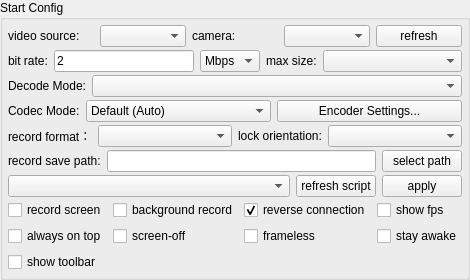
       <widget class="QGroupBox" name="configGroupBox">
        <property name="sizePolicy">
         <sizepolicy hsizetype="Preferred" vsizetype="Preferred">
          <horstretch>0</horstretch>
          <verstretch>0</verstretch>
         </sizepolicy>
        </property>
        <property name="title">
         <string>Start Config</string>
        </property>
        <layout class="QVBoxLayout" name="verticalLayout_3">
         <property name="spacing">
          <number>3</number>
         </property>
         <property name="leftMargin">
          <number>5</number>
         </property>
         <property name="topMargin">
          <number>5</number>
         </property>
         <property name="rightMargin">
          <number>5</number>
         </property>
         <property name="bottomMargin">
          <number>5</number>
         </property>
         <item>
          <widget class="QWidget" name="videoSourceWidget" native="true">
           <layout class="QHBoxLayout" name="videoSourceLayout">
            <property name="leftMargin">
             <number>0</number>
            </property>
            <property name="topMargin">
             <number>0</number>
            </property>
            <property name="rightMargin">
             <number>0</number>
            </property>
            <property name="bottomMargin">
             <number>0</number>
            </property>
            <item>
             <widget class="QLabel" name="videoSourceLabel">
              <property name="text">
               <string>video source:</string>
              </property>
             </widget>
            </item>
            <item>
             <widget class="QComboBox" name="videoSourceBox"/>
            </item>
            <item>
             <widget class="QLabel" name="cameraFacingLabel">
              <property name="text">
               <string>camera:</string>
              </property>
             </widget>
            </item>
            <item>
             <widget class="QComboBox" name="cameraFacingBox"/>
            </item>
            <item>
             <widget class="QPushButton" name="refreshCameraBtn">
              <property name="text">
               <string>refresh</string>
              </property>
             </widget>
            </item>
           </layout>
          </widget>
         </item>
         <item>
          <widget class="QWidget" name="configWidget1" native="true">
           <property name="sizePolicy">
            <sizepolicy hsizetype="Preferred" vsizetype="Preferred">
             <horstretch>0</horstretch>
             <verstretch>0</verstretch>
            </sizepolicy>
           </property>
           <layout class="QHBoxLayout" name="horizontalLayout_5">
            <property name="leftMargin">
             <number>0</number>
            </property>
            <property name="topMargin">
             <number>0</number>
            </property>
            <property name="rightMargin">
             <number>0</number>
            </property>
            <property name="bottomMargin">
             <number>0</number>
            </property>
            <item>
             <widget class="QLabel" name="label_3">
              <property name="sizePolicy">
               <sizepolicy hsizetype="Maximum" vsizetype="Preferred">
                <horstretch>0</horstretch>
                <verstretch>0</verstretch>
               </sizepolicy>
              </property>
              <property name="text">
               <string>bit rate:</string>
              </property>
             </widget>
            </item>
            <item>
             <widget class="QLineEdit" name="bitRateEdit">
              <property name="sizePolicy">
               <sizepolicy hsizetype="Preferred" vsizetype="Preferred">
                <horstretch>0</horstretch>
                <verstretch>0</verstretch>
               </sizepolicy>
              </property>
              <property name="text">
               <string notr="true">2</string>
              </property>
             </widget>
            </item>
            <item>
             <widget class="QComboBox" name="bitRateBox">
              <property name="sizePolicy">
               <sizepolicy hsizetype="Maximum" vsizetype="Preferred">
                <horstretch>0</horstretch>
                <verstretch>0</verstretch>
               </sizepolicy>
              </property>
              <property name="toolTip">
               <string/>
              </property>
              <property name="currentText">
               <string notr="true">Mbps</string>
              </property>
              <item>
               <property name="text">
                <string notr="true">Mbps</string>
               </property>
              </item>
              <item>
               <property name="text">
                <string notr="true">Kbps</string>
               </property>
              </item>
             </widget>
            </item>
            <item>
             <widget class="QLabel" name="label_4">
              <property name="sizePolicy">
               <sizepolicy hsizetype="Maximum" vsizetype="Preferred">
                <horstretch>0</horstretch>
                <verstretch>0</verstretch>
               </sizepolicy>
              </property>
              <property name="text">
               <string>max size:</string>
              </property>
             </widget>
            </item>
            <item>
             <widget class="QComboBox" name="maxSizeBox">
              <property name="sizePolicy">
               <sizepolicy hsizetype="Preferred" vsizetype="Preferred">
                <horstretch>0</horstretch>
                <verstretch>0</verstretch>
               </sizepolicy>
              </property>
              <property name="toolTip">
               <string/>
              </property>
             </widget>
            </item>
           </layout>
          </widget>
         </item>
         <item>
          <widget class="QWidget" name="configWidget6" native="true">
           <property name="sizePolicy">
            <sizepolicy hsizetype="Preferred" vsizetype="Preferred">
             <horstretch>0</horstretch>
             <verstretch>0</verstretch>
            </sizepolicy>
           </property>
           <layout class="QHBoxLayout" name="horizontalLayout_14">
            <property name="leftMargin">
             <number>0</number>
            </property>
            <property name="topMargin">
             <number>0</number>
            </property>
            <property name="rightMargin">
             <number>0</number>
            </property>
            <property name="bottomMargin">
             <number>0</number>
            </property>
            <item>
             <widget class="QLabel" name="decodeModeLabel">
              <property name="sizePolicy">
               <sizepolicy hsizetype="Maximum" vsizetype="Preferred">
                <horstretch>0</horstretch>
                <verstretch>0</verstretch>
               </sizepolicy>
              </property>
              <property name="text">
               <string>Decode Mode:</string>
              </property>
             </widget>
            </item>
            <item>
             <widget class="QComboBox" name="decodeModeBox">
              <property name="sizePolicy">
               <sizepolicy hsizetype="MinimumExpanding" vsizetype="Preferred">
                <horstretch>0</horstretch>
                <verstretch>0</verstretch>
               </sizepolicy>
              </property>
              <property name="toolTip">
               <string>FFmpeg: better compatibility; VideoToolbox: Apple Silicon only</string>
              </property>
             </widget>
            </item>
           </layout>
          </widget>
         </item>
         <item>
          <widget class="QWidget" name="configWidgetCodec" native="true">
           <property name="sizePolicy">
            <sizepolicy hsizetype="Preferred" vsizetype="Preferred">
             <horstretch>0</horstretch>
             <verstretch>0</verstretch>
            </sizepolicy>
           </property>
           <layout class="QHBoxLayout" name="horizontalLayout_codec">
            <property name="leftMargin">
             <number>0</number>
            </property>
            <property name="topMargin">
             <number>0</number>
            </property>
            <property name="rightMargin">
             <number>0</number>
            </property>
            <property name="bottomMargin">
             <number>0</number>
            </property>
            <item>
             <widget class="QLabel" name="label_codecMode">
              <property name="sizePolicy">
               <sizepolicy hsizetype="Maximum" vsizetype="Preferred">
                <horstretch>0</horstretch>
                <verstretch>0</verstretch>
               </sizepolicy>
              </property>
              <property name="text">
               <string>Codec Mode:</string>
              </property>
             </widget>
            </item>
            <item>
             <widget class="QComboBox" name="codecModeBox">
              <property name="sizePolicy">
               <sizepolicy hsizetype="Preferred" vsizetype="Preferred">
                <horstretch>0</horstretch>
                <verstretch>0</verstretch>
               </sizepolicy>
              </property>
              <property name="toolTip">
               <string>Encoder selection: Default uses system auto-select; presets enable vendor-specific tuning.</string>
              </property>
              <item>
               <property name="text">
                <string>Default (Auto)</string>
               </property>
              </item>
             </widget>
            </item>
            <item>
             <widget class="QPushButton" name="presetConfigBtn">
              <property name="toolTip">
               <string>Open encoder advanced settings: optimization levels for visual quality and performance.</string>
              </property>
              <property name="text">
               <string>Encoder Settings...</string>
              </property>
             </widget>
            </item>
           </layout>
          </widget>
         </item>
         <item>
          <widget class="QWidget" name="configWidget5" native="true">
           <property name="sizePolicy">
            <sizepolicy hsizetype="Preferred" vsizetype="Preferred">
             <horstretch>0</horstretch>
             <verstretch>0</verstretch>
            </sizepolicy>
           </property>
           <layout class="QHBoxLayout" name="horizontalLayout_7">
            <property name="leftMargin">
             <number>0</number>
            </property>
            <property name="topMargin">
             <number>0</number>
            </property>
            <property name="rightMargin">
             <number>0</number>
            </property>
            <property name="bottomMargin">
             <number>0</number>
            </property>
            <item>
             <widget class="QLabel" name="label_6">
              <property name="sizePolicy">
               <sizepolicy hsizetype="Maximum" vsizetype="Preferred">
                <horstretch>0</horstretch>
                <verstretch>0</verstretch>
               </sizepolicy>
              </property>
              <property name="text">
               <string>record format：</string>
              </property>
             </widget>
            </item>
            <item>
             <widget class="QComboBox" name="formatBox">
              <property name="sizePolicy">
               <sizepolicy hsizetype="Preferred" vsizetype="Preferred">
                <horstretch>0</horstretch>
                <verstretch>0</verstretch>
               </sizepolicy>
              </property>
             </widget>
            </item>
            <item>
             <widget class="QLabel" name="label_8">
              <property name="sizePolicy">
               <sizepolicy hsizetype="Maximum" vsizetype="Preferred">
                <horstretch>0</horstretch>
                <verstretch>0</verstretch>
               </sizepolicy>
              </property>
              <property name="text">
               <string>lock orientation:</string>
              </property>
             </widget>
            </item>
            <item>
             <widget class="QComboBox" name="lockOrientationBox">
              <property name="sizePolicy">
               <sizepolicy hsizetype="Preferred" vsizetype="Preferred">
                <horstretch>0</horstretch>
                <verstretch>0</verstretch>
               </sizepolicy>
              </property>
             </widget>
            </item>
           </layout>
          </widget>
         </item>
         <item>
          <widget class="QWidget" name="configWidget2" native="true">
           <property name="sizePolicy">
            <sizepolicy hsizetype="Preferred" vsizetype="Preferred">
             <horstretch>0</horstretch>
             <verstretch>0</verstretch>
            </sizepolicy>
           </property>
           <layout class="QHBoxLayout" name="horizontalLayout_6">
            <property name="leftMargin">
             <number>0</number>
            </property>
            <property name="topMargin">
             <number>0</number>
            </property>
            <property name="rightMargin">
             <number>0</number>
            </property>
            <property name="bottomMargin">
             <number>0</number>
            </property>
            <item>
             <widget class="QLabel" name="label_5">
              <property name="sizePolicy">
               <sizepolicy hsizetype="Preferred" vsizetype="Preferred">
                <horstretch>0</horstretch>
                <verstretch>0</verstretch>
               </sizepolicy>
              </property>
              <property name="text">
               <string>record save path:</string>
              </property>
              <property name="buddy">
               <cstring>recordPathEdt</cstring>
              </property>
             </widget>
            </item>
            <item>
             <widget class="QLineEdit" name="recordPathEdt">
              <property name="sizePolicy">
               <sizepolicy hsizetype="MinimumExpanding" vsizetype="Preferred">
                <horstretch>0</horstretch>
                <verstretch>0</verstretch>
               </sizepolicy>
              </property>
              <property name="readOnly">
               <bool>true</bool>
              </property>
             </widget>
            </item>
            <item>
             <widget class="QPushButton" name="selectRecordPathBtn">
              <property name="sizePolicy">
               <sizepolicy hsizetype="Preferred" vsizetype="Preferred">
                <horstretch>0</horstretch>
                <verstretch>0</verstretch>
               </sizepolicy>
              </property>
              <property name="text">
               <string>select path</string>
              </property>
              <property name="autoDefault">
               <bool>false</bool>
              </property>
             </widget>
            </item>
           </layout>
          </widget>
         </item>
         <item>
          <widget class="QWidget" name="configWidget4" native="true">
           <property name="sizePolicy">
            <sizepolicy hsizetype="Preferred" vsizetype="Preferred">
             <horstretch>0</horstretch>
             <verstretch>0</verstretch>
            </sizepolicy>
           </property>
           <layout class="QHBoxLayout" name="horizontalLayout_8">
            <property name="leftMargin">
             <number>0</number>
            </property>
            <property name="topMargin">
             <number>0</number>
            </property>
            <property name="rightMargin">
             <number>0</number>
            </property>
            <property name="bottomMargin">
             <number>0</number>
            </property>
            <item>
             <widget class="QComboBox" name="gameBox">
              <property name="sizePolicy">
               <sizepolicy hsizetype="MinimumExpanding" vsizetype="Preferred">
                <horstretch>0</horstretch>
                <verstretch>0</verstretch>
               </sizepolicy>
              </property>
             </widget>
            </item>
            <item>
             <widget class="QPushButton" name="refreshGameScriptBtn">
              <property name="sizePolicy">
               <sizepolicy hsizetype="Preferred" vsizetype="Preferred">
                <horstretch>0</horstretch>
                <verstretch>0</verstretch>
               </sizepolicy>
              </property>
              <property name="text">
               <string>refresh script</string>
              </property>
             </widget>
            </item>
            <item>
             <widget class="QPushButton" name="applyScriptBtn">
              <property name="sizePolicy">
               <sizepolicy hsizetype="Preferred" vsizetype="Preferred">
                <horstretch>0</horstretch>
                <verstretch>0</verstretch>
               </sizepolicy>
              </property>
              <property name="text">
               <string>apply</string>
              </property>
             </widget>
            </item>
           </layout>
          </widget>
         </item>
         <item>
          <widget class="QWidget" name="configWidget3" native="true">
           <property name="sizePolicy">
            <sizepolicy hsizetype="Preferred" vsizetype="Preferred">
             <horstretch>0</horstretch>
             <verstretch>0</verstretch>
            </sizepolicy>
           </property>
           <layout class="QGridLayout" name="gridLayout">
            <property name="leftMargin">
             <number>0</number>
            </property>
            <property name="topMargin">
             <number>0</number>
            </property>
            <property name="rightMargin">
             <number>0</number>
            </property>
            <property name="bottomMargin">
             <number>0</number>
            </property>
            <item row="0" column="4">
             <widget class="QCheckBox" name="fpsCheck">
              <property name="sizePolicy">
               <sizepolicy hsizetype="Preferred" vsizetype="Preferred">
                <horstretch>0</horstretch>
                <verstretch>0</verstretch>
               </sizepolicy>
              </property>
              <property name="text">
               <string>show fps</string>
              </property>
             </widget>
            </item>
            <item row="0" column="1">
             <widget class="QCheckBox" name="notDisplayCheck">
              <property name="sizePolicy">
               <sizepolicy hsizetype="Preferred" vsizetype="Preferred">
                <horstretch>0</horstretch>
                <verstretch>0</verstretch>
               </sizepolicy>
              </property>
              <property name="text">
               <string>background record</string>
              </property>
              <property name="checkable">
               <bool>false</bool>
              </property>
             </widget>
            </item>
            <item row="1" column="0">
             <widget class="QCheckBox" name="alwaysTopCheck">
              <property name="sizePolicy">
               <sizepolicy hsizetype="Preferred" vsizetype="Preferred">
                <horstretch>0</horstretch>
                <verstretch>0</verstretch>
               </sizepolicy>
              </property>
              <property name="text">
               <string>always on top</string>
              </property>
              <property name="checked">
               <bool>false</bool>
              </property>
             </widget>
            </item>
            <item row="0" column="0">
             <widget class="QCheckBox" name="recordScreenCheck">
              <property name="sizePolicy">
               <sizepolicy hsizetype="Preferred" vsizetype="Preferred">
                <horstretch>0</horstretch>
                <verstretch>0</verstretch>
               </sizepolicy>
              </property>
              <property name="text">
               <string>record screen</string>
              </property>
             </widget>
            </item>
            <item row="0" column="3">
             <widget class="QCheckBox" name="useReverseCheck">
              <property name="sizePolicy">
               <sizepolicy hsizetype="Preferred" vsizetype="Preferred">
                <horstretch>0</horstretch>
                <verstretch>0</verstretch>
               </sizepolicy>
              </property>
              <property name="text">
               <string>reverse connection</string>
              </property>
              <property name="checked">
               <bool>true</bool>
              </property>
             </widget>
            </item>
            <item row="1" column="1">
             <widget class="QCheckBox" name="closeScreenCheck">
              <property name="sizePolicy">
               <sizepolicy hsizetype="Preferred" vsizetype="Preferred">
                <horstretch>0</horstretch>
                <verstretch>0</verstretch>
               </sizepolicy>
              </property>
              <property name="text">
               <string>screen-off</string>
              </property>
             </widget>
            </item>
            <item row="1" column="3">
             <widget class="QCheckBox" name="framelessCheck">
              <property name="sizePolicy">
               <sizepolicy hsizetype="Preferred" vsizetype="Preferred">
                <horstretch>0</horstretch>
                <verstretch>0</verstretch>
               </sizepolicy>
              </property>
              <property name="text">
               <string>frameless</string>
              </property>
             </widget>
            </item>
            <item row="1" column="4">
             <widget class="QCheckBox" name="stayAwakeCheck">
              <property name="sizePolicy">
               <sizepolicy hsizetype="Preferred" vsizetype="Preferred">
                <horstretch>0</horstretch>
                <verstretch>0</verstretch>
               </sizepolicy>
              </property>
              <property name="text">
               <string>stay awake</string>
              </property>
             </widget>
            </item>
            <item row="2" column="0">
             <widget class="QCheckBox" name="showToolbar">
              <property name="text">
               <string>show toolbar</string>
              </property>
             </widget>
            </item>
           </layout>
          </widget>
         </item>
        </layout>
       </widget>
